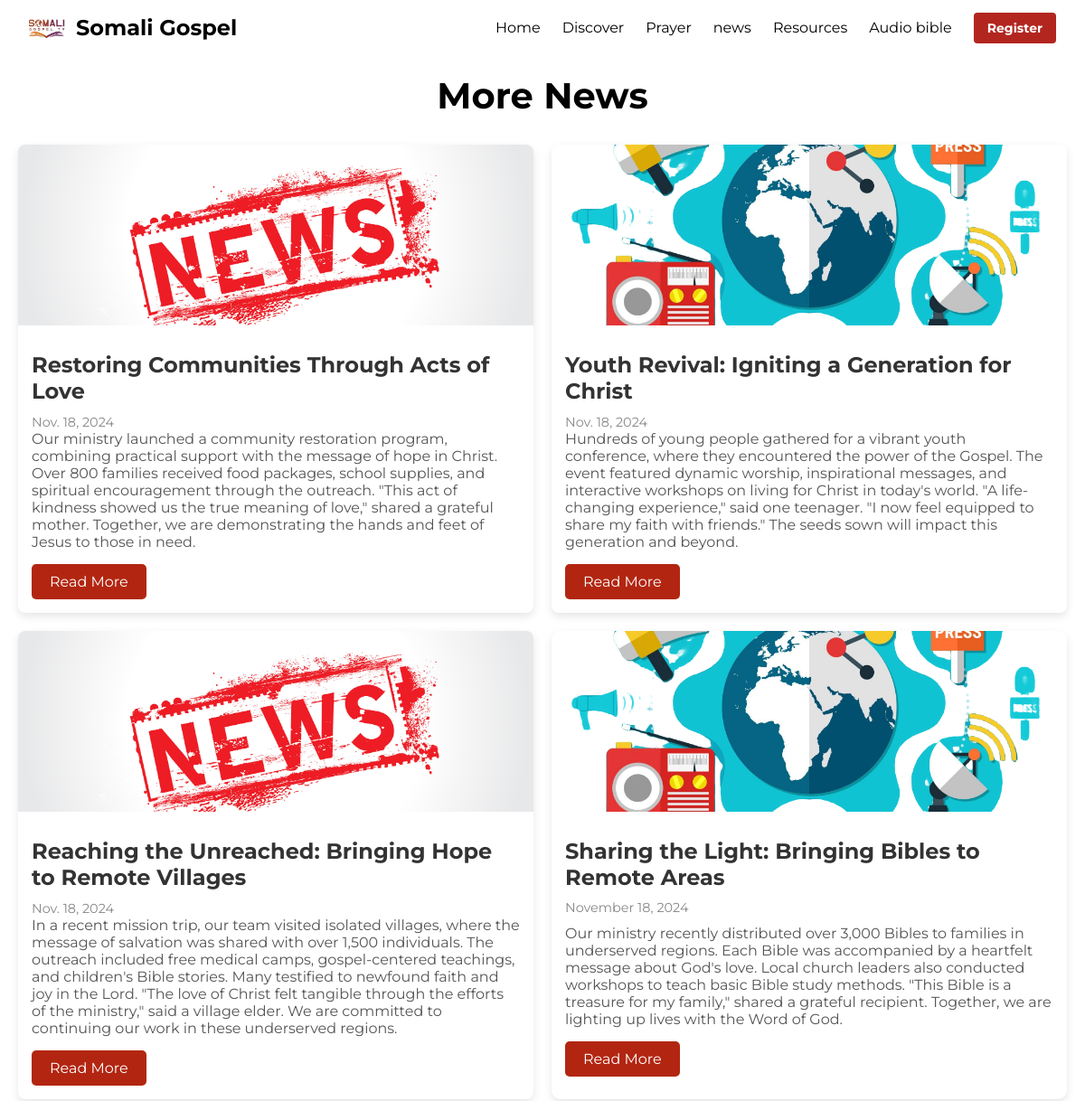
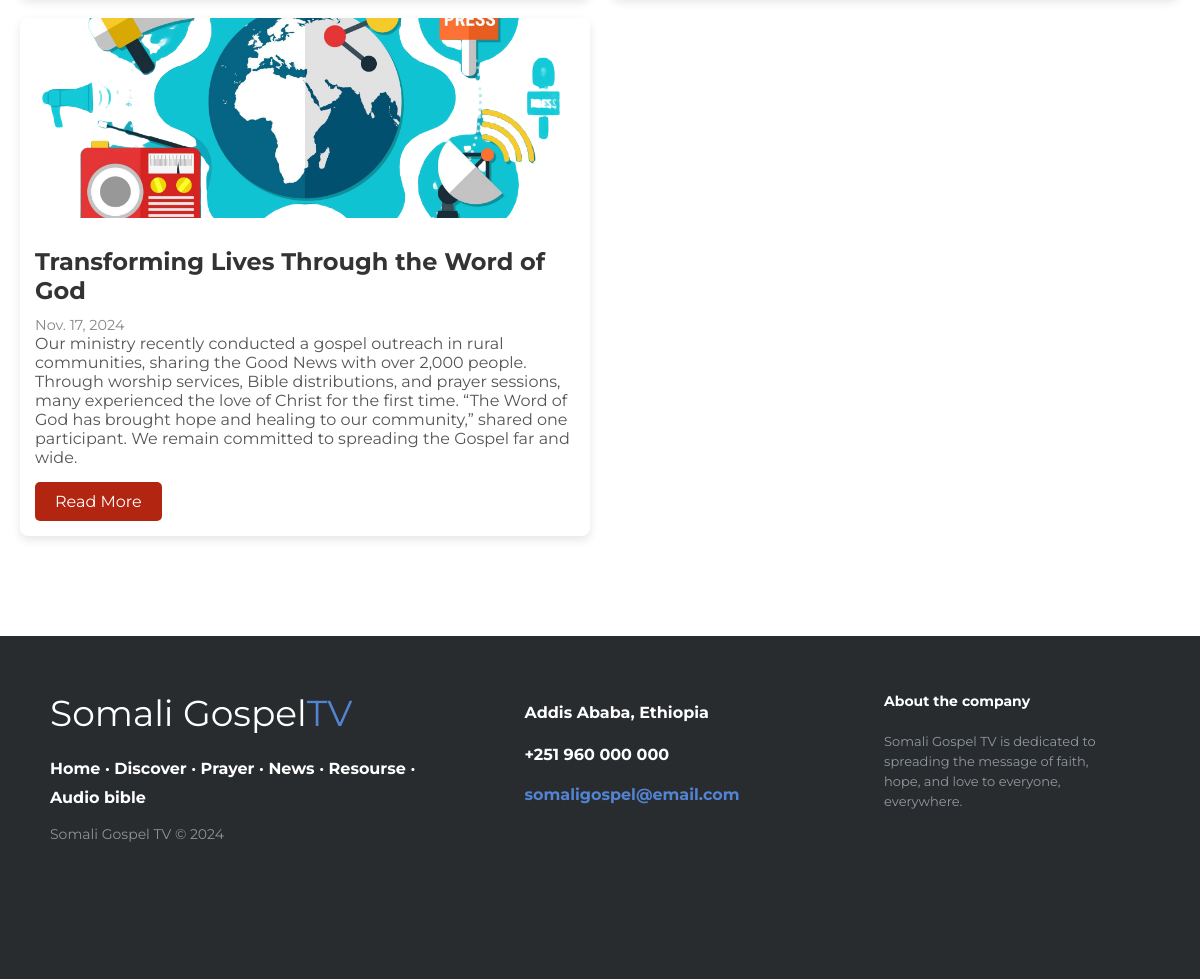
Page /news/ on the committed database (2 pictures, top to bottom).
### main_app/models.py (models this page shows, shortened)
class News(models.Model):
    title = models.CharField(max_length=200, unique=True)
    slug = models.SlugField(max_length=200, unique=True, blank=True)
    content = models.TextField()
    image = models.ImageField(upload_to='news_images/', blank=True, null=True)
    published_date = models.DateTimeField(auto_now_add=True)
    updated_date = models.DateTimeField(auto_now=True)
    class Meta:
        ordering = ['-published_date']

### main_app/views.py (the view)
# urls.py: path('news/', views.news, name='news'),
def news(request):
    news = News.objects.all()
    context = {'news': news}
    return render(request, 'main_app/news.html', context)

### main_app/templates/main_app/news.html (shortened to what this page needs)
{% load static %}
<!DOCTYPE html>
<html lang="en">
<head>
    <link rel="stylesheet" href="{% static 'css/news.css' %}">
</head>
<body>
    {% include 'main_app/base.html' %}
    <section class="more-news-page">
        <div class="container">
            <h1 class="page-title">More News</h1>
            <div class="news-grid">
                {% for news in news %}
                    {% if forloop.counter0 == 0 %}
                        <div class="news-card large">
                            <img src="{{ news.image.url }}" alt="News Image" class="news-card-img">
                            <div class="news-card-content">
                                <h3 class="news-card-title"> {{ news.title }}</h3>
                                <p class="news-card-date">{{ news.published_date|date:"F j, Y" }}</p>
                                <p class="news-card-description">{{ news.content }}</p>
                                <a href="#" class="news-card-btn">Read More</a>
                            </div>
                        </div>
                    {% else %}
                        <div class="news-card">
                            <img src="{{ news.image.url }}" alt="News Image" class="news-card-img">
                            <div class="news-card-content">
                                <h3 class="news-card-title"> {{ news.title }}</h3>
                                <span class="news-card-date">{{news.published_date.date}}</span>
                                <p class="news-card-description">{{ news.content }}</p>
                                <a href="#" class="news-card-btn">Read More</a>
                            </div>
                        </div>
                    {% endif %}
                {% endfor %}
            </div>
        </div>
    </section>
    {% include 'main_app/footer.html' %}
</body>
</html>

### main_app/static/css/news.css (style rules this page uses)
.container { max-width: 1200px; margin: 0 auto; padding: 20px; }
.page-title { text-align: center; font-size: 2.5rem; margin-bottom: 30px; color: black; }
.news-grid { display: grid; grid-template-areas: "large large small" "large large small" "small small small"; grid-gap: 20px; }
.news-card.large { grid-area: large; background-color: #fff; border-radius: 10px; overflow: hidden; box-shadow: 0 4px 10px rgba(0, 0, 0, 0.1); transition: transform 0.3s ease, box-shadow 0.3s ease; }
.news-card { background-color: #fff; border-radius: 8px; overflow: hidden; box-shadow: 0 4px 10px rgba(0, 0, 0, 0.1); transition: transform 0.3s ease, box-shadow 0.3s ease; }
.news-card-img { width: 100%; height: 200px; object-fit: cover; }
.news-card-content { padding: 15px; }
.news-card-title { font-size: 1.5rem; margin: 10px 0; color: #333; font-weight: bold; }
.news-card-date { font-size: 0.9rem; color: #888; margin-bottom: 10px; }
.news-card-description { font-size: 1rem; color: #555; margin-bottom: 15px; }
.news-card-btn { display: inline-block; padding: 10px 20px; background-color: #b22611; color: #fff; text-decoration: none; border-radius: 5px; transition: background-color 0.3s ease; }

### main_app/static/css/navbar.css (style rules this page uses)
* { margin: 0; padding: 0; box-sizing: border-box; font-family: 'Montserrat', sans-serif;; }

### rows in the picture
News: image (picture), title "Sharing the Light: Bringing Bibles to Remote Areas", published_date "November 18, 2024", content "Our ministry recently distributed over 3,000 Bibles to families in underserved regions. Each Bible was accompanied by a heartfelt message about God's love. Local church leaders also conducted workshops to teach basic Bible study methods. \"This Bible is a treasure for my family,\" shared a grateful recipient. Together, we are lighting up lives with the Word of God."
News: image (picture), title "Restoring Communities Through Acts of Love", published_date "Nov. 18, 2024", content "Our ministry launched a community restoration program, combining practical support with the message of hope in Christ. Over 800 families received food packages, school supplies, and spiritual encouragement through the outreach. \"This act of kindness showed us the true meaning of love,\" shared a grateful mother. Together, we are demonstrating the hands and feet of Jesus to those in need."
News: image (picture), title "Youth Revival: Igniting a Generation for Christ", published_date "Nov. 18, 2024", content "Hundreds of young people gathered for a vibrant youth conference, where they encountered the power of the Gospel. The event featured dynamic worship, inspirational messages, and interactive workshops on living for Christ in today's world. \"A life-changing experience,\" said one teenager. \"I now feel equipped to share my faith with friends.\" The seeds sown will impact this generation and beyond."
News: image (picture), title "Reaching the Unreached: Bringing Hope to Remote Villages", published_date "Nov. 18, 2024", content "In a recent mission trip, our team visited isolated villages, where the message of salvation was shared with over 1,500 individuals. The outreach included free medical camps, gospel-centered teachings, and children's Bible stories. Many testified to newfound faith and joy in the Lord. \"The love of Christ felt tangible through the efforts of the ministry,\" said a village elder. We are committed to continuing our work in these underserved regions."
News: image (picture), title "Transforming Lives Through the Word of God", published_date "Nov. 17, 2024", content "Our ministry recently conducted a gospel outreach in rural communities, sharing the Good News with over 2,000 people. Through worship services, Bible distributions, and prayer sessions, many experienced the love of Christ for the first time. “The Word of God has brought hope and healing to our community,” shared one participant. We remain committed to spreading the Gospel far and wide."
